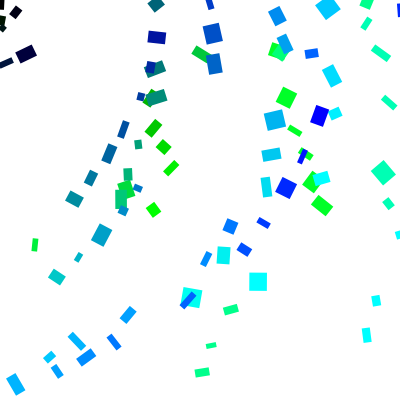
Frame 1 (no input)
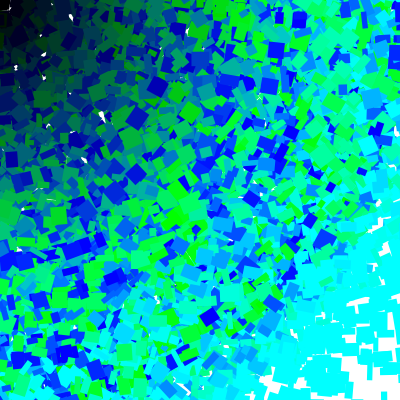
Frame 60 (the mouse pressed at the canvas centre just before this capture)
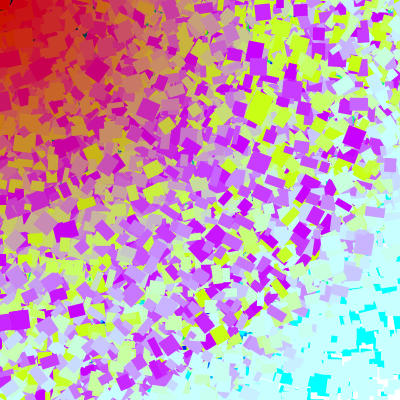
Frame 120 (the mouse held since frame 60 and released just before this capture)

The Processing sketch that drew these frames (run headless with seeded random() and noise(); from frame 60 on, the mouse is pressed at the canvas centre):

// Processing sketch: processing_60761
// ── processing_60761.pde

void setup() {

  size(400, 400);
  background(255);
  smooth();
}

void draw(){

  
  noStroke();
  rectMode(CENTER);
  
  
  for(int i=0; i<=400; i=i+20){
  for(int j=0; j<=400; j=j+20){
    rotate(PI/random(0,100));
    
    fill(mouseX, j, i);
    rect(i, j, random(5,20), random(5,20));
  }
  }
}
